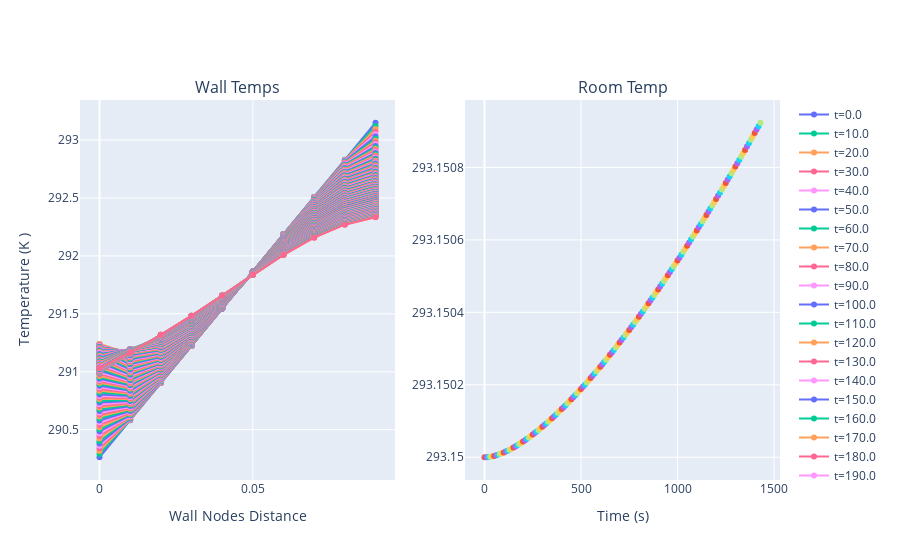

The cell this chart's notebook holds for it:
### Code cell
fig = make_subplots(rows=1, cols=2, shared_yaxes=False, subplot_titles=("Wall Temps", "Room Temp"))



cix=0
for ix_time, x_at_time in enumerate(v1.all_wall_temps):
    if ix_time%(10*4)== 0:
        fig.add_trace(go.Scatter(x=v1.twall.x_vals, y=x_at_time, mode='lines+markers', name=f"t={times[ix_time]}", ), row = 1, col = 1)


        fig.add_trace(go.Scatter(x=[times[ix_time]], y=[temps[ix_time]], mode='lines+markers', name=f"t={times[ix_time]}", showlegend=False, ), row = 1, col = 2)
        cix+=1

fig['layout']['yaxis']['title']='Temperature (K )'
fig['layout']['xaxis']['title']='Wall Nodes Distance'
fig['layout']['xaxis2']['title']='Time (s)'
fig.show()
